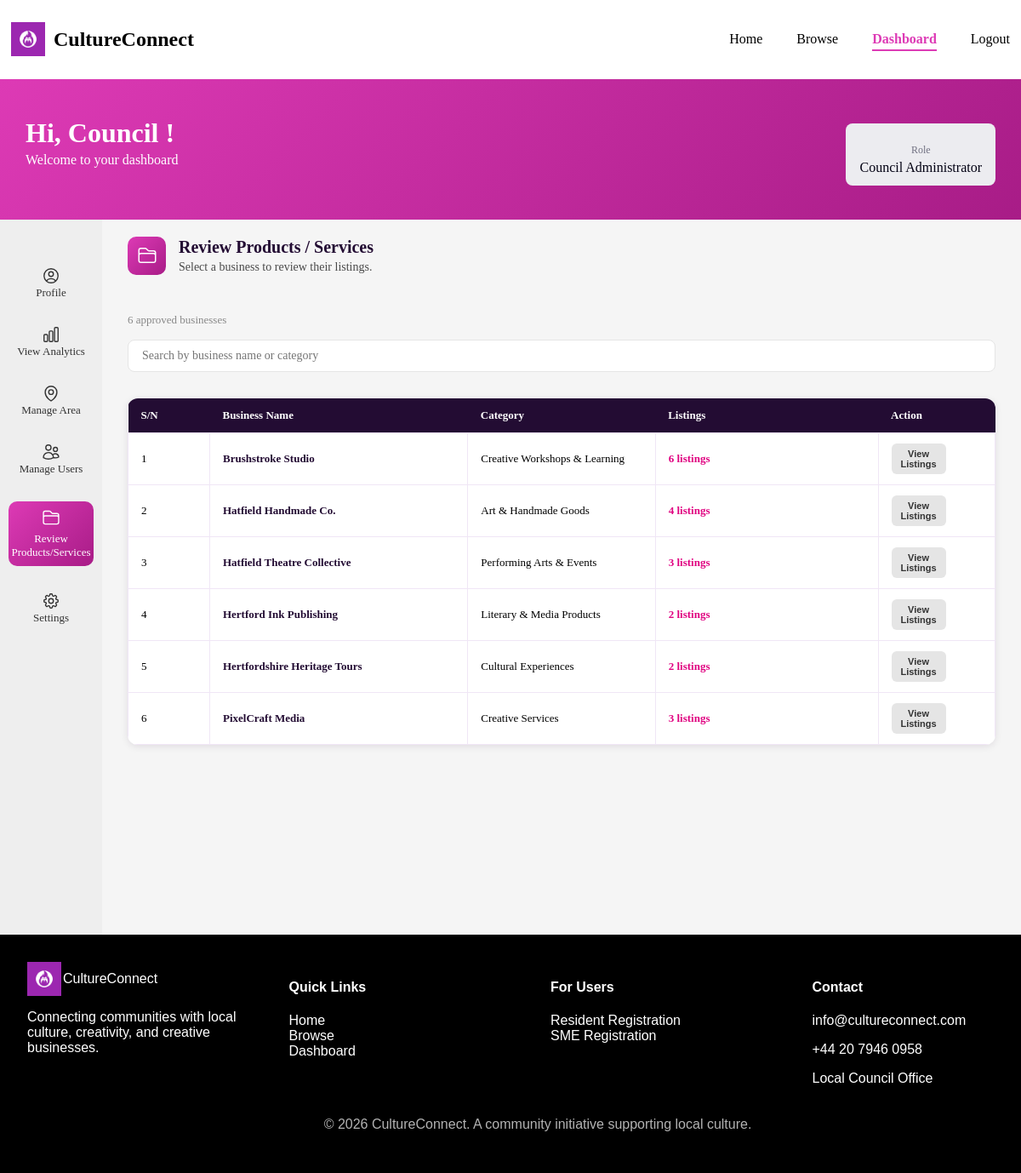
/frontend/pages/dashboard.php?page=manage-listings (signed in), run on an earlier commit of the app's database.
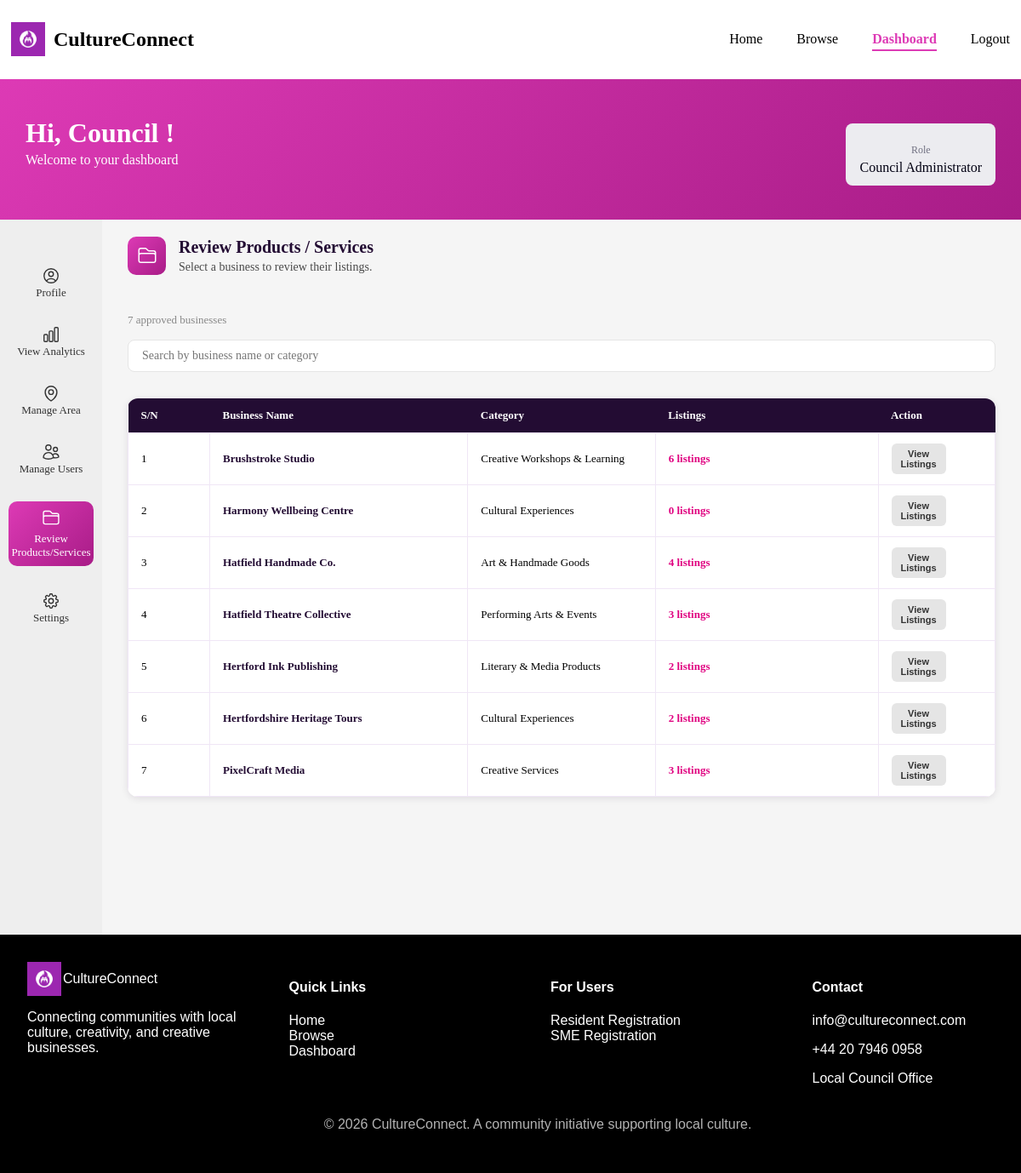
And on a later commit of the database.
### tables this page shows
CREATE TABLE `sme_profiles` (
  `sme_id` int(11) NOT NULL,
  `business_name` varchar(150) NOT NULL,
  `approval_status` enum('pending','approved','rejected') NOT NULL,
  `created_at` timestamp NOT NULL DEFAULT current_timestamp(),
  `area_id` int(11) NOT NULL,
  `description` text NOT NULL,
  `phone` varchar(20) NOT NULL,
  `user_id` int(11) NOT NULL,
  `subcategory_id` int(11) NOT NULL
);

CREATE TABLE `product_service_subcategories` (
  `subcategory_id` int(11) NOT NULL,
  `category_id` int(11) NOT NULL,
  `subcategory_name` varchar(100) NOT NULL
);

### frontend/pages/manage-listings.php (the view, shortened to what this page needs)
<?php
$ml_role          = $_SESSION['user_role'];
$ml_is_council    = in_array($ml_role, ['Council Administrator', 'Council Member']);
$ml_businesses = [];
if ($ml_is_council) {
    $biz_r = mysqli_query($conn, "
        SELECT sp.sme_id, sp.business_name,
               psc.subcategory_name,
               COUNT(l.listing_id) AS listing_count
        FROM sme_profiles sp
        LEFT JOIN listings l  ON sp.sme_id = l.sme_id
        LEFT JOIN product_service_subcategories psc ON sp.subcategory_id = psc.subcategory_id
        WHERE sp.approval_status = 'approved'
        GROUP BY sp.sme_id
        ORDER BY sp.business_name ASC
    ");
    while ($row = mysqli_fetch_assoc($biz_r)) $ml_businesses[] = $row;
}
?>
<div class="ml-page">
<?php
    include '../components/section_header.php';
?>
<?php if ($ml_is_council) : ?>
<div class="ml-toolbar">
    <div class="ml-count-label"><?= count($ml_businesses) ?> approved business<?= count($ml_businesses) !== 1 ? 'es' : '' ?></div>
</div>
<div class="search-container" style="margin-bottom:1rem;">
    <input type="text" id="ml-biz-search" placeholder="Search by business name or category" onkeyup="mlFilterBusinesses()">
</div>
<div class="ml-table-wrapper">
    <table class="ml-table">
        <thead>
            <tr>
                <th>S/N</th>
                <th>Business Name</th>
                <th>Category</th>
                <th>Listings</th>
                <th>Action</th>
            </tr>
        </thead>
        <tbody>
            <?php if (empty($ml_businesses)) : ?>
            <tr><td colspan="5" style="text-align:center;padding:2rem;color:#6b7280;">No approved businesses found.</td></tr>
            <?php else : ?>
            <?php foreach ($ml_businesses as $i => $biz) : ?>
            <tr id="ml-biz-row-<?= $biz['sme_id'] ?>">
                <td><?= $i + 1 ?></td>
                <td class="ml-title-cell"><?= htmlspecialchars($biz['business_name']) ?></td>
                <td><?= htmlspecialchars($biz['subcategory_name'] ?? '—') ?></td>
                <td class="ml-price-cell"><?= intval($biz['listing_count']) ?> listing<?= $biz['listing_count'] != 1 ? 's' : '' ?></td>
                <td>
                    <button class="ml-view-btn" onclick="mlLoadBizListings(<?= $biz['sme_id'] ?>, '<?= htmlspecialchars(addslashes($biz['business_name'])) ?>')">
                        View Listings
                    </button>
                </td>
            </tr>
            <?php endforeach; ?>
            <?php endif; ?>
        </tbody>
    </table>
</div>
<?php endif; ?>
</div>

What changed in the data, as far as the page shows it:
now on this page (row edited): sme_profiles: business_name "Harmony Wellbeing Centre", subcategory.subcategory_name "Cultural Experiences", listing_count "0"
Also different on the page:
count($ml_businesses): "6" → "7"
